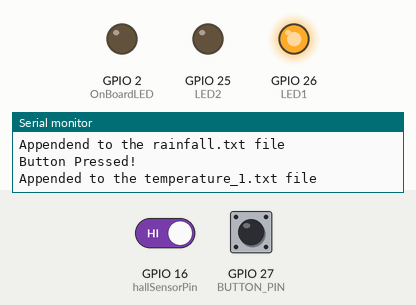
The sketch below on a simulated ESP32. On the bench: output pins drawn as LEDs (lit = HIGH), the last lines printed to the serial monitor. Dashed ring = blinking. The test bench sets the inputs (shaded band); at power-on: GPIO 27 (BUTTON_PIN) HIGH, GPIO 16 (hallSensorPin) HIGH. WiFi joins after 1.5 s; servers stay silent unless stated; the local clock reads 2024-03-15 10:24:30 at power-on unless the sketch sets it; storage starts empty.

Above: at 2.49 s.
3.6 s: GPIO 27 (BUTTON_PIN) pulled LOW for 0.15 s
At 4.7 s:
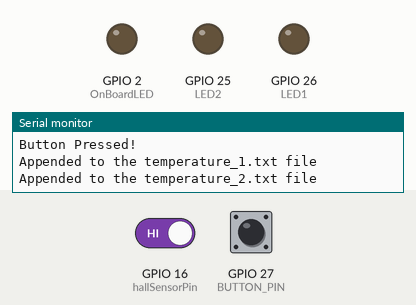
5.5 s: GPIO 27 (BUTTON_PIN) pulled LOW for 3.2 s
At 8.86 s:
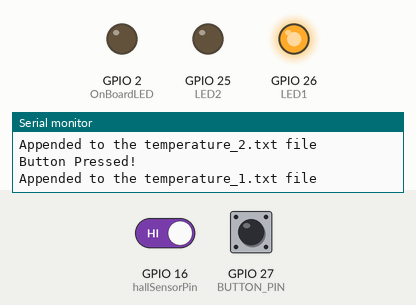
10.4 s: GPIO 27 (BUTTON_PIN) pulsed LOW 2 times (0.12 s each, 0.3 s apart)
At 10.7 s:
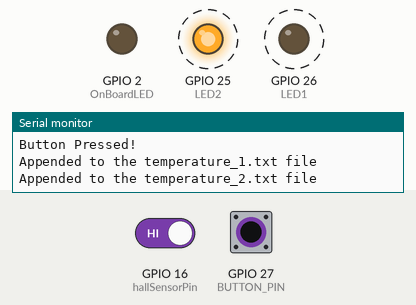
Timing chart, 0 to 13.4 s (numbered marks = the images above; inputs shaded):
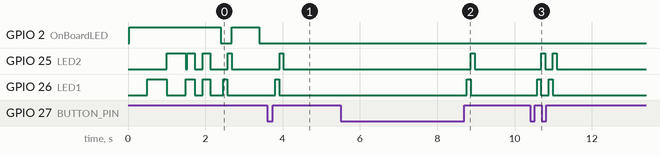

Measured:
- after the input at 3.6 s, GPIO 25 (LED2): LOW → HIGH after 0.32 s, → LOW 0.10 s later; GPIO 26 (LED1): LOW → HIGH after 0.21 s, → LOW 0.10 s later
- after the input at 5.5 s, GPIO 25 (LED2): LOW → HIGH after 3.4 s, → LOW 0.10 s later; GPIO 26 (LED1): LOW → HIGH after 3.3 s, → LOW 0.10 s later
- after the input at 10.4 s, GPIO 25 (LED2): alternates HIGH for 0.10 s and LOW for 0.20 s, 4 changes in all, then stays LOW, starting after 0.29 s; GPIO 26 (LED1): alternates HIGH for 0.10 s and LOW for 0.20 s, 4 changes in all, then stays LOW, starting after 0.18 s

The sketch:

box_da_v001.ino
```cpp
/*
* Arduino Date adjustment and monitoring to PP project
*
* Crated by Jose Artur Teixeira Brasil,
* jose.brasil@utsa.edu
*
*
*
*/

//Libraries
#include <DS3231.h>
#include <Wire.h>
#include <time.h>
#include <WiFi.h>
#include <OneWire.h>
#include <DallasTemperature.h>


//Temperature 1 setup
#define TempSensorPin 17
#define OnBoardLED 2
OneWire oneWire(TempSensorPin);
DallasTemperature sensors(&oneWire);
float Celcius=0;
float Fahrenheit=0;

//Temperature 2 setup
#define TempSensorPin2 4
OneWire oneWire2(TempSensorPin2);
DallasTemperature sensors2(&oneWire2);
float Celcius2=0;
float Fahrenheit2=0;

//Temperature calibration factors:
float f7 = 0.9928;
float f8 = 1.0038;

//Date and time RTC setup
DS3231 RTC;
RTClib myRTC;

const char* ntpServer = "pool.ntp.org";
const long gmtOffset_sec = -18000;
const int daylightOffset_sec = 0;
const char* ssid = "ONEPLUS_co_apyjsi";
const char* password = "yjsi5896";
char DateAndTimeString[20];
char DateAndTimeNow[20];
byte seconds;
byte sec;
byte minutes;
byte mins;
byte hours;
byte hr;
byte day;
byte d;
byte month;
byte m;
int year;
int y;
int wifiTries = 0;
boolean time_error = false;

//Pluviometer setup
const int hallSensorPin = 16;
unsigned long rain = -1; // Counter for magnet passes
bool lastSensorState = HIGH; // Used to store the previous sensor state
int sumSensorValues = 0; // Variable to hold the sum of sensor values
int numReadings = 0; // Variable to count the number of readings

//Time setup
unsigned long startMillis;
unsigned long currentMillis;
unsigned long temperatureMillis;
unsigned long blinkMillis;
unsigned long blinkCurrentMillis;
unsigned long lastRainfallMillis = 0; // Variable to hold the last time the reading was taken
unsigned long debounceTime = 100; // Time interval to sum up values (in milliseconds)

bool blinkState = 0;
const unsigned long timeadjPeriod = 86400000;
// const unsigned long temperaturePeriod = 2000;

const unsigned long temperaturePeriod = 300000;
const unsigned long blinkPeriod = 1000;

//SD card setup
#define SCK  18
#define MISO  19
#define MOSI  23
#define CS  13

#include <SPI.h>
#include <SD.h>

File myFile;
String header;
String data_str;

// LED and Button
#define LED1 26
#define LED2 25
#define BUTTON_PIN 27

bool buttonState = false;
bool lastButtonState = false;

unsigned long lastLEDChange = 0;
unsigned long blinkInterval = 500; // for alternating blink during Wi-Fi connect

bool led1State = LOW;
bool led2State = LOW;
bool ledState = false;
bool wifiConnected = false;

void setup() {
  Serial.begin(115200);

  sensors.begin();
  sensors2.begin();
  //Pluviometer configuration
  pinMode(hallSensorPin, INPUT_PULLUP);
  pinMode(OnBoardLED, OUTPUT);

  //Temperature configuration
  startMillis = millis();
  temperatureMillis = millis();
  blinkMillis = millis();

  //LED and Button
  pinMode(LED1, OUTPUT);
  pinMode(LED2, OUTPUT);
  pinMode(BUTTON_PIN, INPUT_PULLUP);
  //WiFi configuration
  Wire.begin();
  WiFi.begin(ssid, password);
  Serial.println("Connecting to the Wi-Fi");
  digitalWrite(OnBoardLED, HIGH);

  while (!wifiConnected && wifiTries < 60) {
      if (WiFi.status() != WL_CONNECTED) {
          if (millis() - lastLEDChange >= blinkInterval) {
              // Alternate the LEDs
              if (ledState) {
                  digitalWrite(LED1, LOW);
                  digitalWrite(LED2, HIGH);
              } else {
                  digitalWrite(LED1, HIGH);
                  digitalWrite(LED2, LOW);
              }
              ledState = !ledState;
              lastLEDChange = millis();
              wifiTries++;
          }
      } else {
          wifiConnected = true;
      }
  }

  if (wifiConnected) {
    // Blink both LEDs twice to indicate successful connection
    for (int i = 0; i < 2; i++) {
        digitalWrite(LED1, HIGH);
        digitalWrite(LED2, HIGH);
        delay(200);
        digitalWrite(LED1, LOW);
        digitalWrite(LED2, LOW);
        delay(200);
    }
  } else {
      Serial.println("Failed to connect to WiFi after 120 tries");
  }

  //SD card configuration
  SPI.begin(SCK, MISO, MOSI, CS);

  Serial.println("Initializing SD card");
    if (!SD.begin(CS)) {
      Serial.println("SD card initialization failed!");
    while (1){
      digitalWrite(LED1, HIGH);  // turn LED1 ON
      digitalWrite(LED2, HIGH);  // turn LED2 ON
      delay(500);                // wait for 500ms
      digitalWrite(LED1, LOW);   // turn LED1 OFF
      digitalWrite(LED2, LOW);   // turn LED2 OFF
      delay(500);                // wait for 500ms
    }
  }
  Serial.println("SD card initialization done");

  createTemperatureFile(1);
  createTemperatureFile(2);
  createRainfallFile();
  createTestFile();

  //RTC configuration
  configTime(gmtOffset_sec, daylightOffset_sec, ntpServer);
  printLocalTime();
  adjustRTC();
  digitalWrite(OnBoardLED, LOW);
}

void loop() {
  currentMillis = millis();
  blinkCurrentMillis = millis();

  if (currentMillis - startMillis >= timeadjPeriod) {
    adjustRTC();
    startMillis = currentMillis;
  }

  if (currentMillis - temperatureMillis >= temperaturePeriod) {
    // Reading temperature from the first sensor
    sensors.requestTemperatures();
    Celcius=sensors.getTempCByIndex(0);
    Fahrenheit=sensors.toFahrenheit(Celcius);
    Fahrenheit = Fahrenheit * f8;

    // Reading temperature from the second sensor
    sensors2.requestTemperatures();
    Celcius2=sensors2.getTempCByIndex(0);
    Fahrenheit2=sensors2.toFahrenheit(Celcius2);
    Fahrenheit2 = Fahrenheit2 * f7;


    // Getting the current time
    RTCTimeNow();

    // Logging the first temperature
    Serial.print(DateAndTimeString);
    Serial.print(" Sensor 1: ");
    Serial.print(Fahrenheit);
    Serial.print(" Sensor 2: ");
    Serial.print(Fahrenheit2);
    Serial.println();

    temperatureMillis = currentMillis;

    // Saving the temperatures to their respective files
    saveTemperatureValue(1, Fahrenheit);
    saveTemperatureValue(2, Fahrenheit2);
  }

  if (blinkState){
    digitalWrite(OnBoardLED, HIGH);
    if (blinkCurrentMillis - blinkMillis >= blinkPeriod){
      digitalWrite(OnBoardLED, LOW);
      blinkState = 0;
    }
  }
  precipitation();
    // Check button press
  bool currentButtonState = digitalRead(BUTTON_PIN);

  if (currentButtonState == HIGH && lastButtonState == LOW) {
      // button has been pressed
      delay(50);  // debounce delay
      if(digitalRead(BUTTON_PIN) == HIGH) {  // check the button state again after the debounce delay
          Serial.println("Button Pressed!");  // Debug message for button press

          // Save value to SD card and blink if succeed
          RTCTimeNow();
          temperatureTest(1, Fahrenheit);
          temperatureTest(2, Fahrenheit2);
      }
  }

  lastButtonState = currentButtonState;
}

void printLocalTime(){
  struct tm timeinfo;
  if(!getLocalTime(&timeinfo)){
    Serial.println("Failed to obtain time with the online server");
    return;
  }
  Serial.println(&timeinfo, "%Y-%m-%d %H:%M:%S");
}

byte getSeconds() {
  struct tm timeinfo;
  if(!getLocalTime(&timeinfo)){
    Serial.println("Error obtaining the date and time with the online server. Possibly the Wi-Fi is not connected. The RTC time will be used instead");
    time_error = true;
    return time_error;
  }
  sec = timeinfo.tm_sec;
  return sec;
}

byte getMinutes() {
  struct tm timeinfo;
  if(!getLocalTime(&timeinfo)){
    Serial.println("Error obtaining the date and time with the online server. Possibly the Wi-Fi is not connected. The RTC time will be used instead");
    time_error = true;
    return time_error;
  }
  mins = timeinfo.tm_min;
  return mins;
}

byte getHours() {
  struct tm timeinfo;
  if(!getLocalTime(&timeinfo)){
    Serial.println("Error obtaining the date and time with the online server. Possibly the Wi-Fi is not connected. The RTC time will be used instead");
    time_error = true;
    return time_error;
  }
  hr = timeinfo.tm_hour;
  return hr;
}

byte getDays() {
  struct tm timeinfo;
  if(!getLocalTime(&timeinfo)){
    Serial.println("Error obtaining the date and time with the online server. Possibly the Wi-Fi is not connected. The RTC time will be used instead");
    time_error = true;
    return time_error;
  }
  d = timeinfo.tm_mday;
  return d;
}

byte getMonths() {
  struct tm timeinfo;
  if(!getLocalTime(&timeinfo)){
    Serial.println("Error obtaining the date and time with the online server. Possibly the Wi-Fi is not connected. The RTC time will be used instead");
    time_error = true;
    return time_error;
  }
  m = timeinfo.tm_mon + 1;
  return m;
}

int getYears() {
  struct tm timeinfo;
  if(!getLocalTime(&timeinfo)){
    Serial.println("Error obtaining the date and time with the online server. Possibly the Wi-Fi is not connected. The RTC time will be used instead");
    time_error = true;
    return time_error;
  }
  y = timeinfo.tm_year - 100;
  return y;
}

void adjustRTC(){
  Serial.println("Adjusting the RTC timer based on the pool.ntp.org time");
  configTime(gmtOffset_sec, daylightOffset_sec, ntpServer);
  seconds = getSeconds();
  minutes = getMinutes();
  hours = getHours();
  day = getDays();
  month = getMonths();
  year = getYears();
  if (time_error == true){
    Serial.println("Error adjusting the RTC with the online server. Possibly the Wi-Fi is not connected");
    time_error = false;
    return;
  }
  else {
    Serial.println("Sucessfully adjusted the time");
    RTC.setClockMode(false);
    RTC.setYear(year);
    RTC.setMonth(month);
    RTC.setDate(day);
    RTC.setHour(hours);
    RTC.setMinute(minutes);
    RTC.setSecond(seconds);
  }
}

void RTCTimeNow() {
  DateTime now = myRTC.now();
  byte n_month = now.month();
  byte n_day = now.day();
  int n_year = now.year();
  byte n_hour = now.hour();
  byte n_minute = now.minute();
  byte n_second = now.second();

  sprintf_P(DateAndTimeString, PSTR("%4d-%02d-%02d %02d:%02d:%02d"), n_year, n_month, n_day, n_hour, n_minute, n_second);
}

void precipitation() {
  unsigned long currentRainfallMillis = millis(); // Get the current time

  // If 50ms have passed since the last reading
  if (currentRainfallMillis - lastRainfallMillis >= debounceTime) {
    int averageSensorValue = 0; // Default value

    if (numReadings != 0) {
      averageSensorValue = sumSensorValues / numReadings;
    }

    // If the average sensor value is greater than zero, consider the state as HIGH, else consider it as LOW
    bool currentSensorState = (averageSensorValue > 0) ? HIGH : LOW;

    // If sensor state changes from HIGH to LOW, consider it a magnet pass
    if (lastSensorState == HIGH && currentSensorState == LOW) {
      rain++;
      RTCTimeNow();
      saveRainfallValue();
    }

    // Update the lastSensorState and lastMillis for the next iteration
    lastSensorState = currentSensorState;
    lastRainfallMillis = currentRainfallMillis;

    // Reset the sum and the count
    sumSensorValues = 0;
    numReadings = 0;
  }
  else {
    // Add the current sensor value to the sum
    sumSensorValues += digitalRead(hallSensorPin);

    // Increment the number of readings
    numReadings++;
  }
}

void createTemperatureFile(int sensorNumber){
  String filename = "/box_da_temperature_" + String(sensorNumber) + ".txt";
  myFile = SD.open(filename.c_str(), FILE_WRITE);

  // if the file opened okay, write to it:
  if (myFile) {
    header = String("Date") + "," + "Temperature" + String(sensorNumber) + "\r\n";
    myFile.println(header.c_str());
    myFile.close();
    Serial.println("Temperature File " + String(sensorNumber) + " Created");
  } else {
    Serial.println("Error opening the temperature_" + String(sensorNumber) + ".txt file");
  }
}

void createRainfallFile(){
  myFile = SD.open("/box_da_rainfall.txt");
  if (!myFile) {
    myFile = SD.open("/box_da_rainfall.txt", FILE_WRITE);
    Serial.println("Rainfall file doesn't exist. Creating file");
    header = String("Date") + "," + String("Rainfall"), + "\r\n";
    myFile.println(header.c_str());
    myFile.close();
    Serial.println("Rainfall File Created");
  } else {
      Serial.println("Rainfall file already exists");
  }
}

void saveTemperatureValue(int sensorNumber, float temperature){
    String filename = "/box_da_temperature_" + String(sensorNumber) + ".txt";
    myFile = SD.open(filename.c_str(), FILE_APPEND);
    if (myFile) {
        data_str = String(DateAndTimeString) + "," + String(temperature) + "\r\n";
        myFile.println(data_str.c_str());
        myFile.close();
        Serial.println("Appended to the temperature_" + String(sensorNumber) + ".txt file");
        if (sensorNumber == 1) {
            digitalWrite(LED1, HIGH);
            delay(100); // short blink
            digitalWrite(LED1, LOW);
        } else if (sensorNumber == 2) {
            digitalWrite(LED2, HIGH);
            delay(100); // short blink
            digitalWrite(LED2, LOW);
        }
    } else {
        Serial.println("Error opening temperature_" + String(sensorNumber) + ".txt file");
    }
}

void createTestFile(){
  String filename = "/test.txt";
  myFile = SD.open(filename.c_str(), FILE_WRITE);

  // if the file opened okay, write to it:
  if (myFile) {
    Serial.println("Test File Created");
  } else {
    Serial.println("Error opening the button_presses.txt file");
  }
}

void temperatureTest(int sensorNumber, float temperature){
  String filename = "/test.txt";
  myFile = SD.open(filename.c_str(), FILE_APPEND);
  if (myFile) {
      data_str = String(DateAndTimeString) + "," + String(temperature) + "\r\n";
      myFile.println(data_str.c_str());
      myFile.close();
      Serial.println("Appended to the temperature_" + String(sensorNumber) + ".txt file");
      if (sensorNumber == 1) {
          digitalWrite(LED1, HIGH);
          delay(100); // short blink
          digitalWrite(LED1, LOW);
      } else if (sensorNumber == 2) {
          digitalWrite(LED2, HIGH);
          delay(100); // short blink
          digitalWrite(LED2, LOW);
      }
  } else {
      Serial.println("Error opening temperature_" + String(sensorNumber) + ".txt file");
  }
}

void saveRainfallValue(){
  myFile = SD.open("/box_da_rainfall.txt", FILE_APPEND);
  if (myFile) {
    data_str = String(DateAndTimeString) + "," + String(rain), + "\r\n";
    myFile.println(data_str.c_str());
    myFile.close();
    Serial.println("Appendend to the rainfall.txt file");
    blinkState = 1;
    blinkMillis = blinkCurrentMillis;
  } else {
      Serial.println("Error opening rainfall.txt file");
  }
}
```
